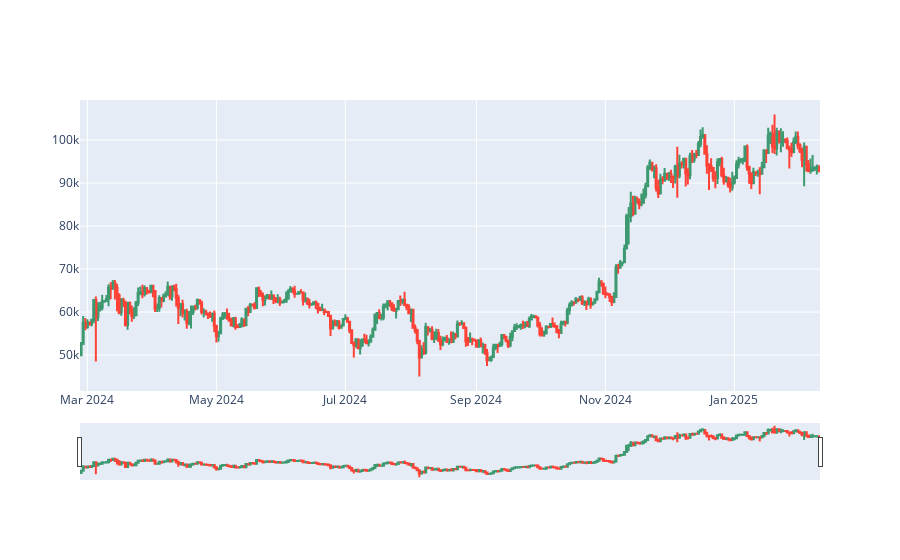

The notebook cell saved with this chart:
### Code cell
from datetime import datetime
import pandas as pd
import plotly.graph_objects as go


df = pd.read_csv('data.csv')
fig = go.Figure(data=[go.Candlestick(x=df['timestamp'],
                open=df['open'],
                high=df['high'],
                low=df['low'],
                close=df['close'])])

fig.show()

### Figure 1 — Plotly figure (JSON) as saved in the notebook; plotly's stock layout.template omitted (floating-point values rounded to 4 significant figures; data arrays with more than 128 entries replaced by an {"elided": "..."} marker saying what was removed)
{"data": [{"close": {"elided": "350 float values"}, "high": {"elided": "350 float values"}, "low": {"elided": "350 float values"}, "open": {"elided": "350 float values"}, "type": "candlestick", "x": {"elided": "350 str values"}}], "layout": {}}
